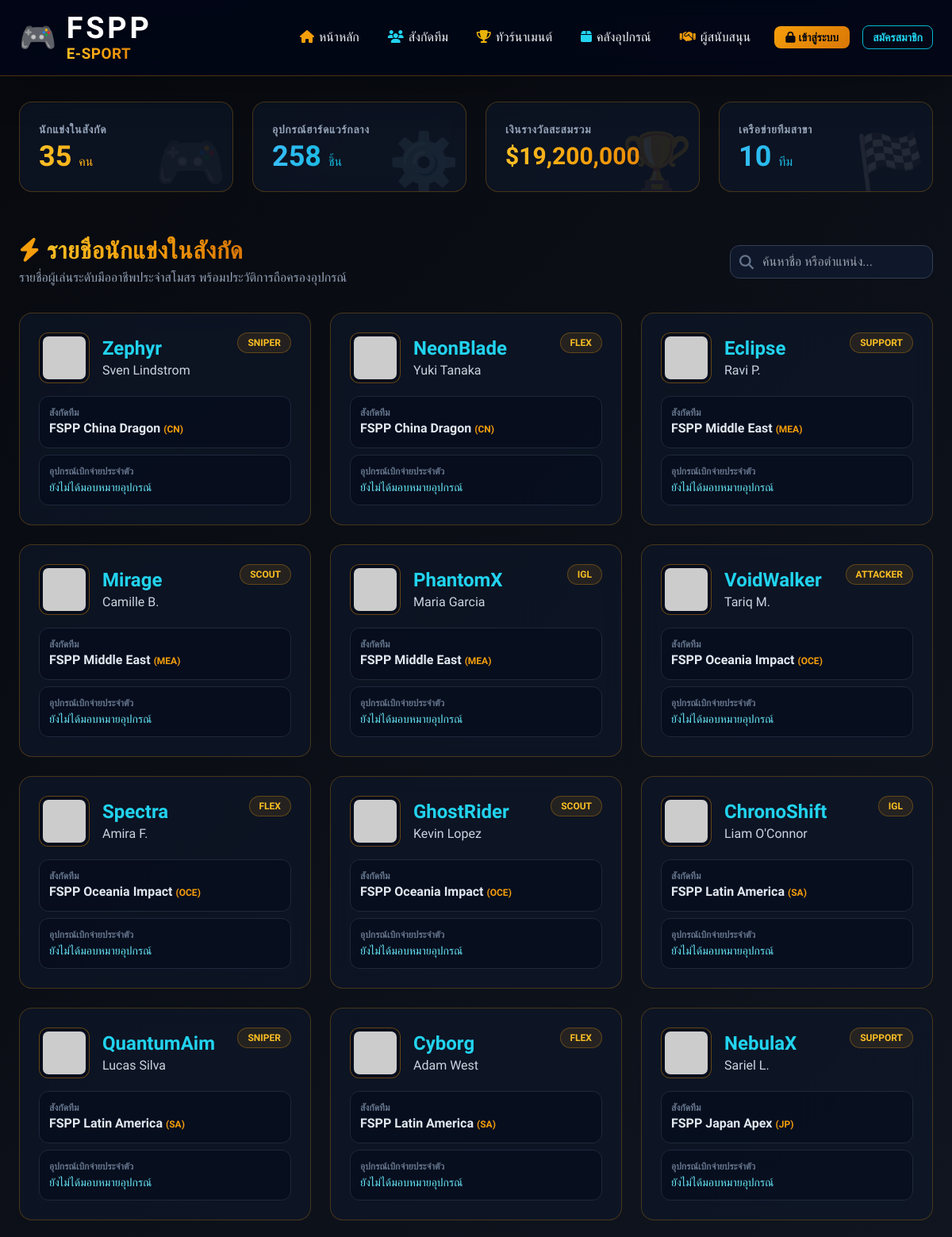
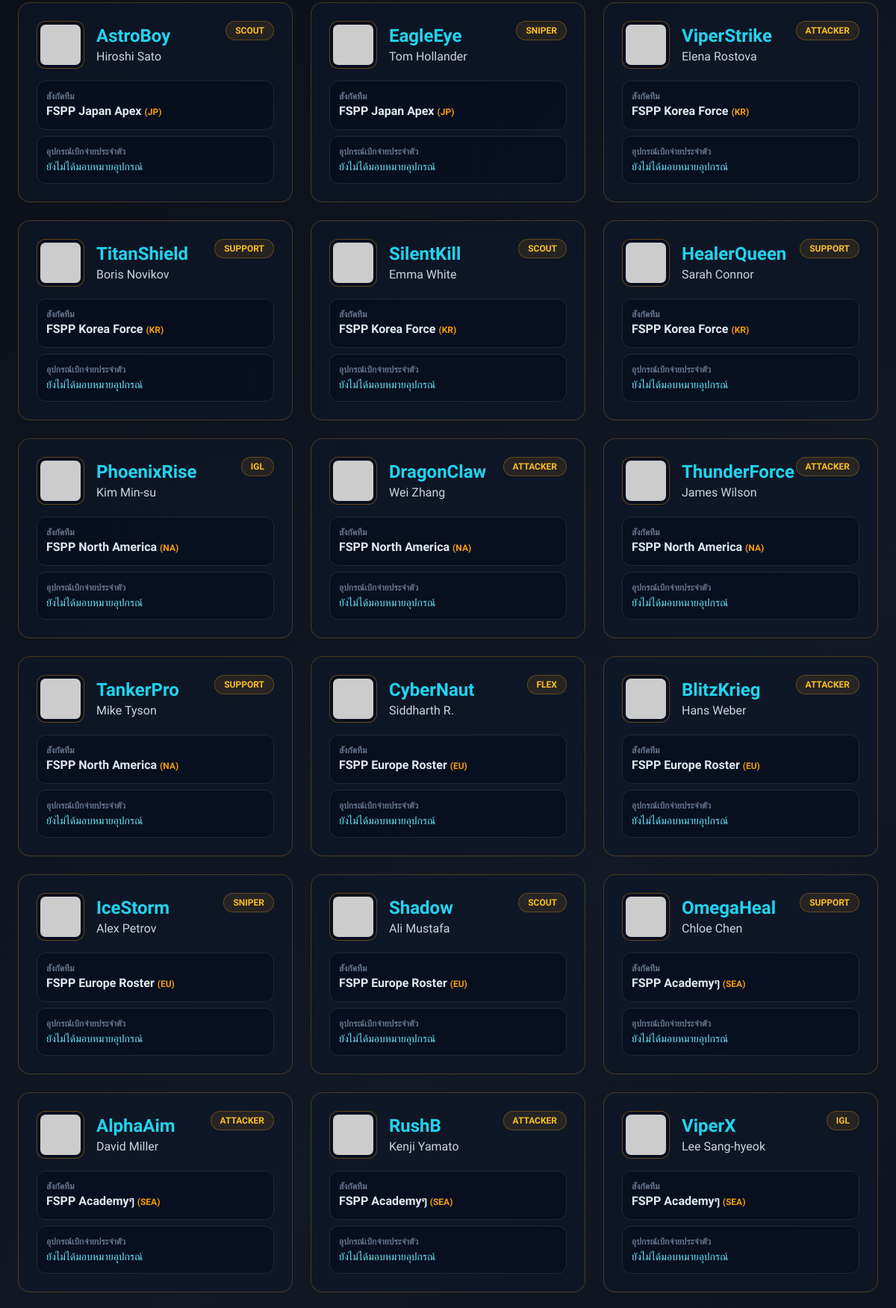
The page / (upper part) on the database its author committed (2 pictures, top to bottom).
### tables this page shows
CREATE TABLE Players (
            player_id INTEGER PRIMARY KEY AUTOINCREMENT,
            ign TEXT UNIQUE NOT NULL,
            real_name TEXT NOT NULL,
            role TEXT NOT NULL,
            team_id INTEGER NOT NULL,
            avatar_url TEXT NOT NULL,
            FOREIGN KEY(team_id) REFERENCES Teams(team_id) ON DELETE CASCADE
        );

### app.py (the view)
@app.route('/')
def index():
    conn = get_database_connection()
    players_query = '''
        SELECT p.player_id, p.ign, p.real_name, p.role, p.avatar_url,
               t.team_name, t.region,
               GROUP_CONCAT(gi.item_name || ' (' || gi.category || ')', ', ') AS assigned_gears
        FROM Players p
        LEFT JOIN Teams t ON p.team_id = t.team_id
        LEFT JOIN Player_Gears pg ON p.player_id = pg.player_id
        LEFT JOIN Gear_Inventory gi ON pg.item_id = gi.item_id
        GROUP BY p.player_id
        ORDER BY p.player_id DESC
    '''
    players = conn.execute(players_query).fetchall()
    teams = conn.execute('SELECT * FROM Teams ORDER BY team_name ASC').fetchall()
    inventory = conn.execute('SELECT * FROM Gear_Inventory ORDER BY item_id DESC').fetchall()
    tournaments = conn.execute('SELECT * FROM Tournaments ORDER BY prize_pool DESC').fetchall()
    sponsors = conn.execute('SELECT * FROM Sponsors ORDER BY investment_amt DESC').fetchall()
    members = conn.execute('SELECT * FROM Members ORDER BY join_date DESC').fetchall()
    stats = {
        'total_players': conn.execute('SELECT COUNT(*) FROM Players').fetchone()[0],
        'total_inventory_items': conn.execute('SELECT SUM(stock_qty) FROM Gear_Inventory').fetchone()[0] or 0,
        'total_prize_pool': conn.execute('SELECT SUM(prize_pool) FROM Tournaments').fetchone()[0] or 0.0,
        'total_teams': conn.execute('SELECT COUNT(*) FROM Teams').fetchone()[0]
    }
    conn.close()
    return render_template('index.html', players=players, teams=teams, inventory=inventory, tournaments=tournaments, sponsors=sponsors, stats=stats, members=members)

### app.py (called while the page is built)
def get_database_connection():
    conn = sqlite3.connect(DB_PATH)
    conn.row_factory = sqlite3.Row
    return conn

### templates/index.html (shortened to what this page needs)
<!DOCTYPE html>
<html lang="th">
<head>
    <script src="https://cdn.tailwindcss.com"></script>
    <link rel="stylesheet" href="https://cdnjs.cloudflare.com/ajax/libs/font-awesome/6.4.0/css/all.min.css">
</head>
<body class="pb-20 text-lg">
    <nav class="sticky top-0 z-40 px-6 py-4 bg-slate-950/90 backdrop-blur-md border-b border-amber-500/30 shadow-2xl">
        <div class="max-w-7xl mx-auto flex flex-col md:flex-row justify-between items-center gap-4 md:gap-0">
            <a href="javascript:void(0)" onclick="switchView('view-dashboard')" class="flex items-center space-x-3 hover:opacity-80 transition scale-105 transform origin-left">
                <span class="text-4xl bg-transparent">🎮</span>
                <div>
                    <h1 class="text-3xl md:text-4xl font-black tracking-widest text-white leading-none drop-shadow-md">FSPP</h1>
                    <p class="luxury-text text-lg font-black leading-tight tracking-wide">E-SPORT</p>
                </div>
            </a>
            <div class="flex flex-wrap justify-center items-center gap-1 md:gap-4 text-sm md:text-base font-medium">
                <button onclick="switchView('view-dashboard')" class="hover:text-amber-400 transition py-1 px-2.5">
                    <i class="fas fa-home mr-1.5 text-amber-500"></i>หน้าหลัก
                </button>
                <button onclick="switchView('view-teams')" class="hover:text-amber-400 transition py-1 px-2.5">
                    <i class="fas fa-users mr-1.5 text-cyan-400"></i>สังกัดทีม
                </button>
                <button onclick="switchView('view-tournaments')" class="hover:text-amber-400 transition py-1 px-2.5">
                    <i class="fas fa-trophy mr-1.5 text-yellow-500"></i>ทัวร์นาเมนต์
                </button>
                <button onclick="switchView('view-inventory-page')" class="hover:text-amber-400 transition py-1 px-2.5">
                    <i class="fas fa-box text-cyan-400 mr-1.5"></i>คลังอุปกรณ์
                </button>
                <button onclick="switchView('view-sponsors-page')" class="hover:text-amber-400 transition py-1 px-2.5">
                    <i class="fas fa-handshake text-amber-500 mr-1.5"></i>ผู้สนับสนุน
                </button>
                {% if session.admin_authorized %}
                    <div class="hidden lg:flex flex-col text-right pl-3 border-l border-slate-700">
                        <span class="text-xs text-amber-400 font-bold">Admin: {{ session.active_admin_role }}</span>
                        <span class="text-sm font-semibold text-slate-200">{{ session.active_admin_name }}</span>
                    </div>
                    <button onclick="switchView('view-members')" class="text-cyan-400 hover:text-white font-bold transition px-2">
                        <i class="fas fa-user-cog mr-1"></i>จัดการสมาชิก
                    </button>
                    <a href="/logout" class="bg-red-500/20 hover:bg-red-600 text-red-400 hover:text-white px-3 py-1 rounded-lg text-sm transition">
                        <i class="fas fa-sign-out-alt"></i>
                    </a>
                {% else %}
                    <button onclick="toggleModal('loginModal')" class="btn-gold px-3.5 py-1 rounded-lg text-sm shadow ml-1">
                        <i class="fas fa-lock mr-1"></i>เข้าสู่ระบบ
                    </button>
                    <button onclick="switchView('view-signup')" class="border border-cyan-500 text-cyan-400 hover:bg-cyan-500 hover:text-slate-950 px-3 py-1 rounded-lg text-sm font-bold transition">
                        สมัครสมาชิก
                    </button>
                {% endif %}
            </div>
        </div>
    </nav>
    <main class="max-w-7xl mx-auto px-6 mt-8">
        <div id="view-dashboard" class="spa-view">
            <section class="grid grid-cols-1 md:grid-cols-2 lg:grid-cols-4 gap-6 mb-14">
                <div class="card-glass p-6 rounded-2xl relative overflow-hidden">
                    <div class="text-amber-500/10 absolute right-2 bottom-0 text-7xl font-bold bg-transparent">🎮</div>
                    <p class="text-sm text-slate-400 font-semibold uppercase tracking-wider">นักแข่งในสังกัด</p>
                    <h3 class="luxury-text text-4xl font-black mt-1">{{ stats.total_players }} <span class="text-base font-medium text-slate-400">คน</span></h3>
                </div>
                <div class="card-glass p-6 rounded-2xl relative overflow-hidden">
                    <div class="text-cyan-500/10 absolute right-2 bottom-0 text-7xl font-bold bg-transparent">⚙️</div>
                    <p class="text-sm text-slate-400 font-semibold uppercase tracking-wider">อุปกรณ์ฮาร์ดแวร์กลาง</p>
                    <h3 class="luxury-text-cyan text-4xl font-black mt-1">{{ stats.total_inventory_items }} <span class="text-base font-medium text-slate-400">ชิ้น</span></h3>
                </div>
                <div class="card-glass p-6 rounded-2xl relative overflow-hidden">
                    <div class="text-amber-500/10 absolute right-2 bottom-0 text-7xl font-bold bg-transparent">🏆</div>
                    <p class="text-sm text-slate-400 font-semibold uppercase tracking-wider">เงินรางวัลสะสมรวม</p>
                    <h3 class="luxury-text text-3xl font-black mt-1.5">${{ "{:,.0f}".format(stats.total_prize_pool) }}</h3>
                </div>
                <div class="card-glass p-6 rounded-2xl relative overflow-hidden">
                    <div class="text-purple-500/10 absolute right-2 bottom-0 text-7xl font-bold bg-transparent">🏁</div>
                    <p class="text-sm text-slate-400 font-semibold uppercase tracking-wider">เครือข่ายทีมสาขา</p>
                    <h3 class="luxury-text-cyan text-4xl font-black mt-1">{{ stats.total_teams }} <span class="text-base font-medium text-slate-400">ทีม</span></h3>
                </div>
            </section>
            <section class="mb-14">
                <div class="flex flex-col md:flex-row justify-between items-start md:items-center gap-4 mb-8">
                    <div>
                        <h2 class="text-3xl font-black tracking-wide">
                            <i class="fas fa-bolt text-amber-500 mr-2 bg-transparent"></i><span class="luxury-text">รายชื่อนักแข่งในสังกัด</span>
                        </h2>
                        <p class="text-base text-slate-400 mt-1">รายชื่อผู้เล่นระดับมืออาชีพประจำสโมสร พร้อมประวัติการถือครองอุปกรณ์</p>
                    </div>
                    <div class="flex flex-wrap items-center gap-3 w-full md:w-auto">
                        <div class="relative flex-1 md:w-64">
                            <span class="absolute inset-y-0 left-0 flex items-center pl-3 text-slate-500 bg-transparent"><i class="fas fa-search"></i></span>
                            <input type="text" id="searchPlayerInput" onkeyup="filterContent('searchPlayerInput', 'player-filter-card', 'data-search-key')" placeholder="ค้นหาชื่อ หรือตำแหน่ง..." class="w-full bg-slate-900 border border-slate-700 rounded-xl pl-10 pr-4 py-2 text-base text-slate-100 focus:outline-none focus:border-amber-500">
                        </div>
                    </div>
                </div>
                <div class="grid grid-cols-1 md:grid-cols-2 lg:grid-cols-3 gap-6">
                    {% for p in players %}
                    <div class="card-glass rounded-2xl overflow-hidden flex flex-col justify-between player-filter-card" data-search-key="{{ p.ign }} {{ p.real_name }} {{ p.role }} {{ p.team_name }}">
                        <div class="p-6">
                            <div class="flex justify-between items-start mb-4">
                                <div class="flex items-center space-x-4">
                                    <img src="{{ p.avatar_url }}" class="w-16 h-16 rounded-xl border border-amber-500/40 p-1 bg-slate-950/50 object-cover">
                                    <div>
                                        <h3 class="text-2xl font-black text-cyan-400">{{ p.ign }}</h3>
                                        <p class="text-base font-medium text-slate-300">{{ p.real_name }}</p>
                                    </div>
                                </div>
                                <span class="bg-amber-500/10 border border-amber-500/30 text-amber-400 font-bold px-3 py-1 rounded-full text-xs uppercase">{{ p.role }}</span>
                            </div>
                            <div class="space-y-2 mt-4">
                                <div class="bg-slate-950/40 p-3 rounded-xl border border-slate-800">
                                    <span class="text-xs text-slate-500 font-bold block uppercase">สังกัดทีม</span>
                                    <p class="text-base font-bold text-slate-200">{{ p.team_name or 'ผู้เล่นอิสระ' }} <span class="text-xs text-amber-500">({{ p.region or '-' }})</span></p>
                                </div>
                                <div class="bg-slate-950/40 p-3 rounded-xl border border-slate-800">
                                    <span class="text-xs text-slate-500 font-bold block uppercase">อุปกรณ์เบิกจ่ายประจำตัว</span>
                                    <p class="text-sm font-medium text-cyan-300 mt-0.5 line-clamp-2">{{ p.assigned_gears or 'ยังไม่ได้มอบหมายอุปกรณ์' }}</p>
                                </div>
                            </div>
                        </div>
                    </div>
                    {% endfor %}
                </div>
            </section>
        </div>
    </main>
</body>
</html>

### templates/index.html (style rules this page uses)
body { font-family: 'Kanit', sans-serif; background-color: #07090E; background: linear-gradient(135deg, #07090E 0%, #121824 50%, #07090E 100%); background-attachment: fixed; color: #F1F5F9; }
.luxury-text { background: linear-gradient(90deg, #FBBF24 0%, #F59E0B 50%, #D97706 100%); background-clip: text; -webkit-background-clip: text; -webkit-text-fill-color: transparent; font-weight: 900; }
.luxury-text-cyan { background: linear-gradient(90deg, #38BDF8 0%, #06B6D4 50%, #0EA5E9 100%); background-clip: text; -webkit-background-clip: text; -webkit-text-fill-color: transparent; font-weight: 900; }
.card-glass { background-color: rgba(15, 23, 42, 0.65); backdrop-filter: blur(12px); border: 1px solid rgba(245, 158, 11, 0.25); transition: all 0.3s ease; }
.btn-gold { background: linear-gradient(135deg, #F59E0B 0%, #D97706 100%); color: #07090E; font-weight: 800; transition: all 0.3s ease; }

### rows shown on the page
Players: ign "Zephyr", real_name "Sven Lindstrom", role "SNIPER", team_name "FSPP China Dragon", region "CN", assigned_gears "ยังไม่ได้มอบหมายอุปกรณ์"
Players: ign "NeonBlade", real_name "Yuki Tanaka", role "FLEX", team_name "FSPP China Dragon", region "CN", assigned_gears "ยังไม่ได้มอบหมายอุปกรณ์"
Players: ign "Eclipse", real_name "Ravi P.", role "SUPPORT", team_name "FSPP Middle East", region "MEA", assigned_gears "ยังไม่ได้มอบหมายอุปกรณ์"
Players: ign "Mirage", real_name "Camille B.", role "SCOUT", team_name "FSPP Middle East", region "MEA", assigned_gears "ยังไม่ได้มอบหมายอุปกรณ์"
Players: ign "PhantomX", real_name "Maria Garcia", role "IGL", team_name "FSPP Middle East", region "MEA", assigned_gears "ยังไม่ได้มอบหมายอุปกรณ์"
Players: ign "VoidWalker", real_name "Tariq M.", role "ATTACKER", team_name "FSPP Oceania Impact", region "OCE", assigned_gears "ยังไม่ได้มอบหมายอุปกรณ์"
Players: ign "Spectra", real_name "Amira F.", role "FLEX", team_name "FSPP Oceania Impact", region "OCE", assigned_gears "ยังไม่ได้มอบหมายอุปกรณ์"
Players: ign "GhostRider", real_name "Kevin Lopez", role "SCOUT", team_name "FSPP Oceania Impact", region "OCE", assigned_gears "ยังไม่ได้มอบหมายอุปกรณ์"
Players: ign "ChronoShift", real_name "Liam O'Connor", role "IGL", team_name "FSPP Latin America", region "SA", assigned_gears "ยังไม่ได้มอบหมายอุปกรณ์"
Players: ign "QuantumAim", real_name "Lucas Silva", role "SNIPER", team_name "FSPP Latin America", region "SA", assigned_gears "ยังไม่ได้มอบหมายอุปกรณ์"
Players: ign "Cyborg", real_name "Adam West", role "FLEX", team_name "FSPP Latin America", region "SA", assigned_gears "ยังไม่ได้มอบหมายอุปกรณ์"
Players: ign "NebulaX", real_name "Sariel L.", role "SUPPORT", team_name "FSPP Japan Apex", region "JP", assigned_gears "ยังไม่ได้มอบหมายอุปกรณ์"
Players: ign "AstroBoy", real_name "Hiroshi Sato", role "SCOUT", team_name "FSPP Japan Apex", region "JP", assigned_gears "ยังไม่ได้มอบหมายอุปกรณ์"
Players: ign "EagleEye", real_name "Tom Hollander", role "SNIPER", team_name "FSPP Japan Apex", region "JP", assigned_gears "ยังไม่ได้มอบหมายอุปกรณ์"
Players: ign "ViperStrike", real_name "Elena Rostova", role "ATTACKER", team_name "FSPP Korea Force", region "KR", assigned_gears "ยังไม่ได้มอบหมายอุปกรณ์"
Players: ign "TitanShield", real_name "Boris Novikov", role "SUPPORT", team_name "FSPP Korea Force", region "KR", assigned_gears "ยังไม่ได้มอบหมายอุปกรณ์"
Players: ign "SilentKill", real_name "Emma White", role "SCOUT", team_name "FSPP Korea Force", region "KR", assigned_gears "ยังไม่ได้มอบหมายอุปกรณ์"
Players: ign "HealerQueen", real_name "Sarah Connor", role "SUPPORT", team_name "FSPP Korea Force", region "KR", assigned_gears "ยังไม่ได้มอบหมายอุปกรณ์"
Players: ign "PhoenixRise", real_name "Kim Min-su", role "IGL", team_name "FSPP North America", region "NA", assigned_gears "ยังไม่ได้มอบหมายอุปกรณ์"
Players: ign "DragonClaw", real_name "Wei Zhang", role "ATTACKER", team_name "FSPP North America", region "NA", assigned_gears "ยังไม่ได้มอบหมายอุปกรณ์"
Players: ign "ThunderForce", real_name "James Wilson", role "ATTACKER", team_name "FSPP North America", region "NA", assigned_gears "ยังไม่ได้มอบหมายอุปกรณ์"
Players: ign "TankerPro", real_name "Mike Tyson", role "SUPPORT", team_name "FSPP North America", region "NA", assigned_gears "ยังไม่ได้มอบหมายอุปกรณ์"
Players: ign "CyberNaut", real_name "Siddharth R.", role "FLEX", team_name "FSPP Europe Roster", region "EU", assigned_gears "ยังไม่ได้มอบหมายอุปกรณ์"
Players: ign "BlitzKrieg", real_name "Hans Weber", role "ATTACKER", team_name "FSPP Europe Roster", region "EU", assigned_gears "ยังไม่ได้มอบหมายอุปกรณ์"
Players: ign "IceStorm", real_name "Alex Petrov", role "SNIPER", team_name "FSPP Europe Roster", region "EU", assigned_gears "ยังไม่ได้มอบหมายอุปกรณ์"
Players: ign "Shadow", real_name "Ali Mustafa", role "SCOUT", team_name "FSPP Europe Roster", region "EU", assigned_gears "ยังไม่ได้มอบหมายอุปกรณ์"
Players: ign "OmegaHeal", real_name "Chloe Chen", role "SUPPORT", team_name "FSPP Academyๆ", region "SEA", assigned_gears "ยังไม่ได้มอบหมายอุปกรณ์"
Players: ign "AlphaAim", real_name "David Miller", role "ATTACKER", team_name "FSPP Academyๆ", region "SEA", assigned_gears "ยังไม่ได้มอบหมายอุปกรณ์"
Players: ign "RushB", real_name "Kenji Yamato", role "ATTACKER", team_name "FSPP Academyๆ", region "SEA", assigned_gears "ยังไม่ได้มอบหมายอุปกรณ์"
Players: ign "ViperX", real_name "Lee Sang-hyeok", role "IGL", team_name "FSPP Academyๆ", region "SEA", assigned_gears "ยังไม่ได้มอบหมายอุปกรณ์"

### other values the page prints
{{ stats.total_players }} "35"
{{ stats.total_inventory_items }} "258"
{{ "{:,.0f}".format(stats.total_prize_pool) }} "19,200,000"
{{ stats.total_teams }} "10"
